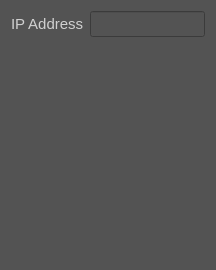
<?xml version="1.0" encoding="UTF-8"?>
<ui version="4.0">
 <class>EthernetSettingsWidget</class>
 <widget class="QWidget" name="EthernetSettingsWidget">
  <property name="geometry">
   <rect>
    <x>0</x>
    <y>0</y>
    <width>216</width>
    <height>270</height>
   </rect>
  </property>
  <property name="font">
   <font>
    <pointsize>11</pointsize>
   </font>
  </property>
  <property name="windowTitle">
   <string>Form</string>
  </property>
  <property name="styleSheet">
   <string notr="true">background-color: rgb(83, 83, 83);
color: rgb(208, 208, 208);</string>
  </property>
  <layout class="QVBoxLayout" name="verticalLayout">
   <item>
    <layout class="QHBoxLayout" name="horizontalLayout">
     <item>
      <widget class="QLabel" name="ipAddressLbl">
       <property name="font">
        <font>
         <pointsize>11</pointsize>
        </font>
       </property>
       <property name="text">
        <string>IP Address</string>
       </property>
      </widget>
     </item>
     <item>
      <widget class="QLineEdit" name="ipAddressLineEdit">
       <property name="minimumSize">
        <size>
         <width>100</width>
         <height>0</height>
        </size>
       </property>
       <property name="font">
        <font>
         <pointsize>11</pointsize>
        </font>
       </property>
      </widget>
     </item>
    </layout>
   </item>
   <item>
    <spacer name="verticalSpacer">
     <property name="orientation">
      <enum>Qt::Orientation::Vertical</enum>
     </property>
     <property name="sizeHint" stdset="0">
      <size>
       <width>20</width>
       <height>226</height>
      </size>
     </property>
    </spacer>
   </item>
  </layout>
 </widget>
 <resources/>
 <connections/>
</ui>
